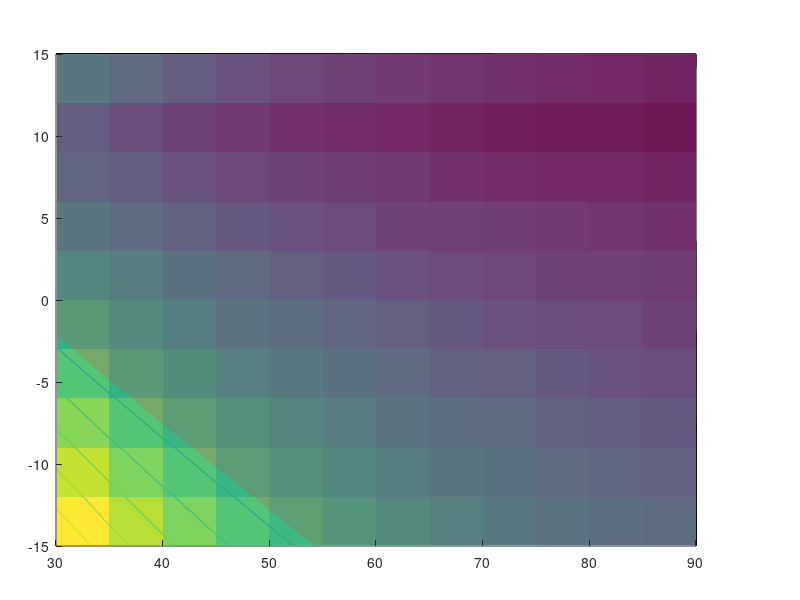

Write the MATLAB code that produced this figure. (Note: this script raises an error after producing the figure.)
clc; clear; close all;

%% ========== 参数设置 ==========
h          = 15;        % 行程 (mm)
phi_push   = pi/2;      % 推程角 90°

r0_vec = 30:5:90;       % 基圆半径 [30:5:90] mm
e_vec  = -15:3:15;      % 偏置量  [-15:3:15] mm
alpha_limit = 30;       % 许用推程压力角 (°)

N_theta = 4000;         % 每组计算点数

%% ========== 遍历计算最大推程压力角 ==========
[R0_grid, E_grid] = meshgrid(r0_vec, e_vec);
Alpha_max = zeros(size(R0_grid));

fprintf('正在遍历 %d 组参数，请稍候...\n', numel(R0_grid));

for ir = 1:length(r0_vec)
    for ie = 1:length(e_vec)
        r0 = r0_vec(ir);
        e  = e_vec(ie);

        if r0 <= abs(e)
            Alpha_max(ie, ir) = NaN;
            continue;
        end

        theta = linspace(1e-6, phi_push - 1e-6, N_theta);
        s = h * (theta/phi_push - (1/(2*pi)) * sin(2*pi*theta/phi_push));

        rho = sqrt(r0^2 - e^2) + s;
        x_p = rho .* sin(theta) + e * cos(theta);
        y_p = rho .* cos(theta) - e * sin(theta);

        dx = gradient(x_p, theta);
        dy = gradient(y_p, theta);
        nf = sqrt(dx.^2 + dy.^2);
        Nx = -dy ./ nf;
        Ny =  dx ./ nf;

        numer = (Ny./Nx) - ((-e*sin(theta)-y_p)./(e*cos(theta)-x_p));
        denom = 1 + (Ny./Nx) .* ((-e*sin(theta)-y_p)./(e*cos(theta)-x_p));
        alpha_deg = atan(abs(numer ./ denom)) * 180/pi;
        alpha_deg = min(alpha_deg, 180 - alpha_deg);

        Alpha_max(ie, ir) = max(alpha_deg(isfinite(alpha_deg)));
    end
end

fprintf('计算完成！\n');

%% ========== 统计 ==========
valid_mask = ~isnan(Alpha_max);
pass_mask  = valid_mask & (Alpha_max <= alpha_limit);
[~, idx_min] = min(Alpha_max(:));

fprintf('\n========== 统计结果 ==========\n');
fprintf('有效参数组合总数       : %d\n',   sum(valid_mask(:)));
fprintf('满足 α_max ≤ %d° 的组合: %d\n',  alpha_limit, sum(pass_mask(:)));
fprintf('覆盖率                 : %.1f%%\n', 100*sum(pass_mask(:))/sum(valid_mask(:)));
fprintf('α_max 最小值           : %.2f° (r0=%.0f mm, e=%.0f mm)\n', ...
        Alpha_max(idx_min), R0_grid(idx_min), E_grid(idx_min));
fprintf('α_max 最大值           : %.2f°\n', max(Alpha_max(valid_mask)));

%% ========== 深色主题配置 ==========
C_bg   = [0.10 0.10 0.13];
C_ax   = [0.14 0.14 0.18];
C_txt  = [0.93 0.93 0.93];
C_grid = [0.38 0.38 0.44];

%% ================================================================
%  图1：全部有效数据三维曲面 + 许用压力角参考面
%% ================================================================
fig1 = figure('Color', C_bg, 'Position', [60, 60, 1160, 740], ...
              'Name', '图1：最大推程压力角三维分布（全数据）');

ax1 = axes('Parent', fig1, 'Color', C_ax, 'Position', [0.07 0.09 0.80 0.82]);
hold(ax1, 'on');

%-- 主曲面
surf(ax1, R0_grid, E_grid, Alpha_max, Alpha_max, ...
     'EdgeColor', [1 1 1], 'EdgeAlpha', 0.18, 'FaceAlpha', 0.94, 'LineWidth', 0.35);

%-- 许用压力角半透明参考平面
r0_flat = [r0_vec(1), r0_vec(end); r0_vec(1), r0_vec(end)];
e_flat  = [e_vec(1),  e_vec(1);  e_vec(end), e_vec(end)];
surf(ax1, r0_flat, e_flat, ones(2)*alpha_limit, ...
     'FaceColor', [0.95 0.22 0.18], 'FaceAlpha', 0.20, ...
     'EdgeColor', [1.0 0.42 0.38],  'EdgeAlpha', 0.65, 'LineWidth', 0.9);

%-- 底部等高线投影
z_bot1 = min(Alpha_max(valid_mask)) * 0.94;
[C1, h1] = contourf(ax1, R0_grid, E_grid, Alpha_max, 12);
% 把等高线拍到底面（z轴统一设置后再移动）
contour3(ax1, R0_grid, E_grid, Alpha_max, 12, 'LineWidth', 0.9);

%-- 颜色 & 色条
colormap(ax1, parula);
cb1 = colorbar(ax1, 'Color', C_txt);
cb1.Label.String   = 'α_{max}  (°)';
cb1.Label.Color    = C_txt;
cb1.Label.FontSize = 11;
cb1.FontSize = 10;

%-- 坐标轴样式
ax1.XColor = C_txt; ax1.YColor = C_txt; ax1.ZColor = C_txt;
ax1.GridColor = C_grid; ax1.GridAlpha = 0.32;
ax1.MinorGridAlpha = 0.14; ax1.FontSize = 10;
grid(ax1, 'on');

%-- 标签
xlabel(ax1, '基圆半径  r_0  (mm)',          'Color', C_txt, 'FontSize', 12, 'FontWeight', 'bold');
ylabel(ax1, '偏置量  e  (mm)',               'Color', C_txt, 'FontSize', 12, 'FontWeight', 'bold');
zlabel(ax1, 'α_{max}  (°)',                 'Color', C_txt, 'FontSize', 12, 'FontWeight', 'bold');
title(ax1, {'最大推程压力角  α_{max}  随  r_0  与  e  的三维分布', ...
            '正弦加速度运动规律 ｜ 推程角 90° ｜ 行程 h = 15 mm'}, ...
     'Color', [1 1 1], 'FontSize', 13, 'FontWeight', 'bold');

%-- 许用线文本
text(ax1, r0_vec(end)-2, e_vec(end)*0.7, alpha_limit+0.8, ...
     sprintf('许用压力角  α = %d°', alpha_limit), ...
     'Color', [1.0 0.55 0.52], 'FontSize', 10, 'FontWeight', 'bold', ...
     'HorizontalAlignment', 'right');

view(ax1, -42, 26);

%-- 信息标注
info1 = sprintf('有效组合:  %d\nα_{max} 最小: %.1f°\nα_{max} 最大: %.1f°\n许用线: %d°', ...
                sum(valid_mask(:)), min(Alpha_max(valid_mask)), ...
                max(Alpha_max(valid_mask)), alpha_limit);
annotation(fig1, 'textbox', [0.005, 0.005, 0.155, 0.130], ...
           'String', info1, 'Color', C_txt, ...
           'BackgroundColor', [0.17 0.17 0.22], ...
           'EdgeColor', [0.48 0.48 0.58], 'FontSize', 9.5, ...
           'LineWidth', 1.0, 'FitBoxToText', 'off');

%% ================================================================
%  图2：过滤后 — 仅保留 α_max ≤ 30° 的可用区域
%% ================================================================
Alpha_filt = Alpha_max;
Alpha_filt(Alpha_max > alpha_limit) = NaN;

fig2 = figure('Color', C_bg, 'Position', [120, 120, 1160, 740], ...
              'Name', '图2：可用参数区域（α_max ≤ 30°）');

ax2 = axes('Parent', fig2, 'Color', C_ax, 'Position', [0.07 0.09 0.80 0.82]);
hold(ax2, 'on');

%-- 可用区域曲面
surf(ax2, R0_grid, E_grid, Alpha_filt, Alpha_filt, ...
     'EdgeColor', [1 1 1], 'EdgeAlpha', 0.22, 'FaceAlpha', 0.95, 'LineWidth', 0.35);

%-- 底部等高线
contour3(ax2, R0_grid, E_grid, Alpha_filt, 10, 'LineWidth', 0.9);

%-- 在底面绘制 α_max = 30° 的边界轮廓
z_floor = min(Alpha_filt(~isnan(Alpha_filt))) * 0.93;
C_bnd = contourc(r0_vec, e_vec, Alpha_max, [alpha_limit alpha_limit]);
idx_c = 1;
first_seg = true;
while idx_c < length(C_bnd)
    n_pts = C_bnd(2, idx_c);
    xc = C_bnd(1, idx_c+1 : idx_c+n_pts);
    yc = C_bnd(2, idx_c+1 : idx_c+n_pts);
    if first_seg
        plot3(ax2, xc, yc, ones(1,n_pts)*z_floor, '-', ...
              'Color', [1.0 0.32 0.28], 'LineWidth', 2.2, ...
              'DisplayName', sprintf('边界线  α_{max} = %d°', alpha_limit));
        first_seg = false;
    else
        plot3(ax2, xc, yc, ones(1,n_pts)*z_floor, '-', ...
              'Color', [1.0 0.32 0.28], 'LineWidth', 2.2, 'HandleVisibility', 'off');
    end
    idx_c = idx_c + n_pts + 1;
end

%-- 颜色 & 色条
colormap(ax2, cool);
cb2 = colorbar(ax2, 'Color', C_txt);
cb2.Label.String   = 'α_{max}  (°)';
cb2.Label.Color    = C_txt;
cb2.Label.FontSize = 11;
cb2.FontSize = 10;

%-- 坐标轴样式
ax2.XColor = C_txt; ax2.YColor = C_txt; ax2.ZColor = C_txt;
ax2.GridColor = C_grid; ax2.GridAlpha = 0.32;
ax2.MinorGridAlpha = 0.14; ax2.FontSize = 10;
grid(ax2, 'on');

%-- 标签
xlabel(ax2, '基圆半径  r_0  (mm)',          'Color', C_txt, 'FontSize', 12, 'FontWeight', 'bold');
ylabel(ax2, '偏置量  e  (mm)',               'Color', C_txt, 'FontSize', 12, 'FontWeight', 'bold');
zlabel(ax2, 'α_{max}  (°)',                 'Color', C_txt, 'FontSize', 12, 'FontWeight', 'bold');
title(ax2, {sprintf('可用参数区域  ( α_{max} \\leq %d° )', alpha_limit), ...
            sprintf('满足条件: %d / %d 组  |  覆盖率 %.1f%%', ...
            sum(pass_mask(:)), sum(valid_mask(:)), ...
            100*sum(pass_mask(:))/sum(valid_mask(:)))}, ...
     'Color', [1 1 1], 'FontSize', 13, 'FontWeight', 'bold');

view(ax2, -42, 26);

%-- 图例
legend(ax2, 'Location', 'northeast', 'TextColor', C_txt, ...
       'Color', [0.16 0.16 0.21], 'EdgeColor', [0.5 0.5 0.6], 'FontSize', 10);

%-- 信息标注
info2 = sprintf('可用组合: %d / %d\n覆盖率: %.1f%%\nα_{max} 范围:\n  %.1f° ~ %.1f°', ...
                sum(pass_mask(:)), sum(valid_mask(:)), ...
                100*sum(pass_mask(:))/sum(valid_mask(:)), ...
                min(Alpha_filt(~isnan(Alpha_filt))), alpha_limit);
annotation(fig2, 'textbox', [0.005, 0.005, 0.155, 0.140], ...
           'String', info2, 'Color', C_txt, ...
           'BackgroundColor', [0.17 0.17 0.22], ...
           'EdgeColor', [0.48 0.48 0.58], 'FontSize', 9.5, ...
           'LineWidth', 1.0, 'FitBoxToText', 'off');

fprintf('\n两张图已生成完毕。\n');
